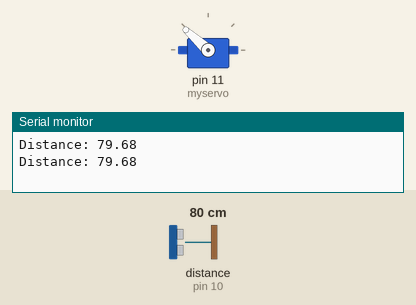
The sketch below on a simulated Arduino Uno, built with avr-gcc and run on an emulated ATmega328P. Shown: servo, the last lines printed to the serial monitor. Wiring (inferred from the names in the program): ultrasonic range finder: trigger pin 9; echo pin 10. The inputs (shaded band) are chosen by the test bench; at power-on: distance to the obstacle (sensor on pin 10) 80 cm. The echo pulse lasts 58.3 µs per cm.

Above: at 6.6 s.
6.7 s: distance to the obstacle (sensor on pin 10) set to 2 cm
At 10.0 s:
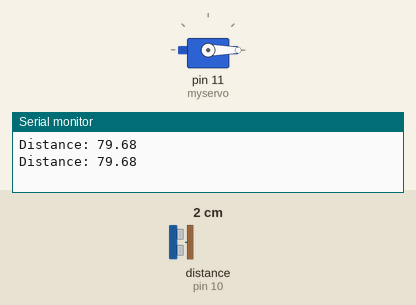
13.2 s: distance to the obstacle (sensor on pin 10) set to 18 cm
At 14.8 s:
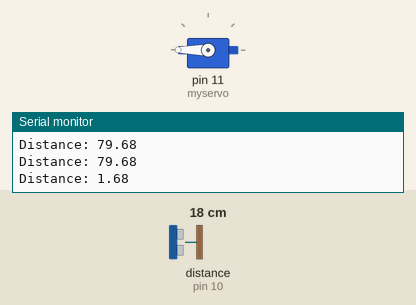
Timing chart, 0 to 25.7 s (numbered marks = the images above; inputs shaded):
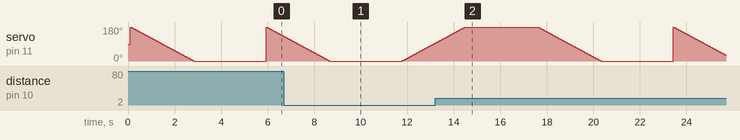

The sketch:

Lift_Servo_Door.ino
```cpp
#include <Servo.h>

Servo myservo;

int trigPin = 9;
int echoPin = 10;
float duration, distance;

int pos = 0;

void setup() {
  pinMode(trigPin, OUTPUT);
  pinMode(echoPin, INPUT);
  Serial.begin(9600);

  myservo.attach(11);
}

void loop() {
  digitalWrite(trigPin, LOW);
  delayMicroseconds(2);
  digitalWrite(trigPin, HIGH);
  delayMicroseconds(10);
  digitalWrite(trigPin, LOW);
  duration = pulseIn(echoPin, HIGH);
  distance = (duration * 0.0343) / 2;
  Serial.print("Distance: ");
  Serial.println(distance);
  delay(100);

  if (distance <= 10) {
    for (pos = 0; pos <= 180; pos += 1) {
      myservo.write(pos);
      delay(15);
    }
    delay(3000);
  } else if (distance > 10) {
    for (pos = 180; pos >= 0; pos -= 1) {
      myservo.write(pos);
      delay(15);
    }
    delay(3000);
  } else {
    myservo.write(0);
  }
}
```
